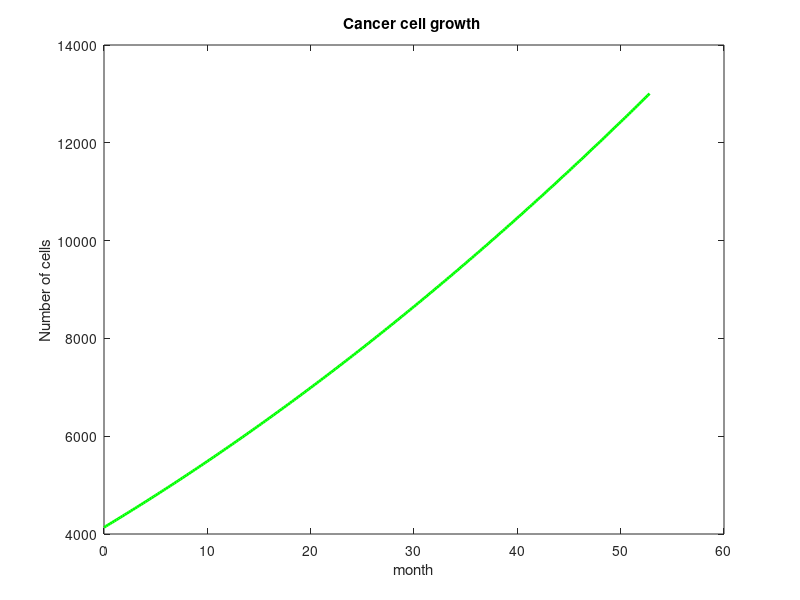

The MATLAB script that drew this image:
N_rk4=[];    
N_rk4(1) = 4136;% initial number of cells

% define the right hand side of the ode uising function handle
F_tN=@(t,N) 0.616*(log(16.87+33000/N))*sqrt(N);

% define the vector t
t=[0]; % will be filled more later and t starts at 0
h=0.2; % step size

% maxiter
maxIter=500;

% use for loop to find number of months taken to grow 13000 cells
for i=1:maxIter                       
    k_1 = F_tN(t(i),N_rk4(i));                       %F_tN(t(i),N(i));
    k_2 = F_tN(t(i)+0.5*h,N_rk4(i)+0.5*h*k_1);       %F_tN(t(i)+0.5*h,N(i)+0.5*h*k_1);
    k_3 = F_tN(t(i)+0.5*h,N_rk4(i)+0.5*h*k_2);       %F_tN((t(i)+0.5*h),(N(i)+0.5*h*k_2));
    k_4 = F_tN(t(i)+h,N_rk4(i)+h*k_3);               %F_tN((t(i)+h),(N(i)+k_3*h));
    t(i+1)=t(i)+h; % fill the next value of t
    N_rk4(i+1) = N_rk4(i) + (1/6)*(k_1+2*k_2+2*k_3+k_4)*h;  % main equation
    
    if N_rk4(i+1)>=13000
        break; % break the loop
    end
end


% display the number of months taken to grow 13000 cells
 Nmonths=t(end);
 disp("The number of months taken to grow 13000 cells is ")
 disp(Nmonths)
 
 %%%%%%%%%%%%%%%%%%%%%%%%%%%%%%%%%%%%%%%%%%%%%%%%%%%%
 % plot t vs N
 plot(t,N_rk4,'-g','LineWidth',2)
 xlabel("month")
 ylabel("Number of cells")
 title("Cancer cell growth ")
